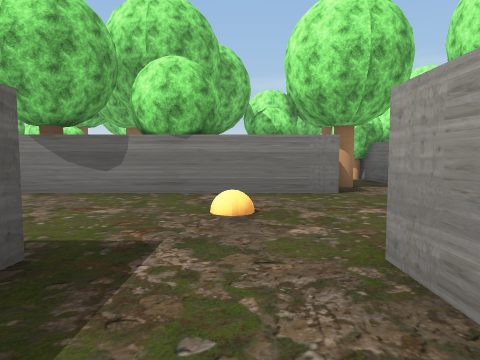
view 1 (above)

16 first-person views from a walk through a 3-D level made in the Unity game engine. The camera is 1.2 m above the floor, tilts 4° down and sees 75° across. The floor is counted in squares, 2 m on a side. Each view is taken from the middle of a square. On the plan, view 1 faces up. The plan holds only what a view shows up to about 9 squares ahead; the rest is blank. The place goes on beyond the plan. Some trees and plants on the terrain are drawn as simple stand-ins. The player is left out.

view 2
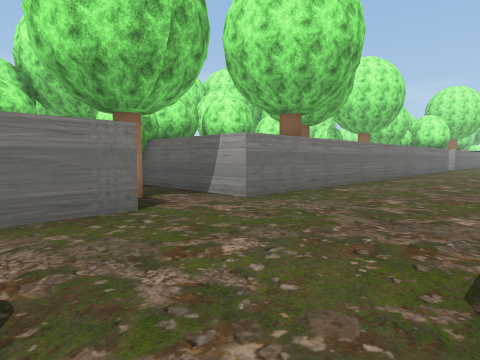

view 3
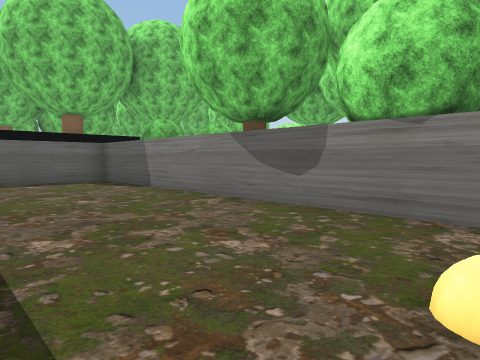

view 4
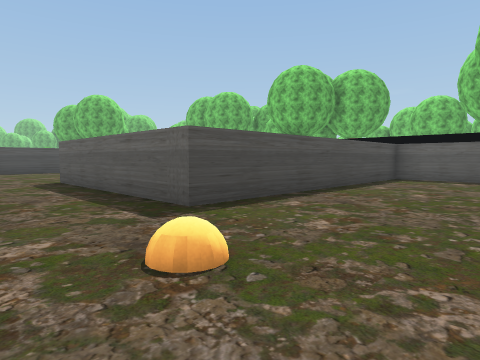

view 5
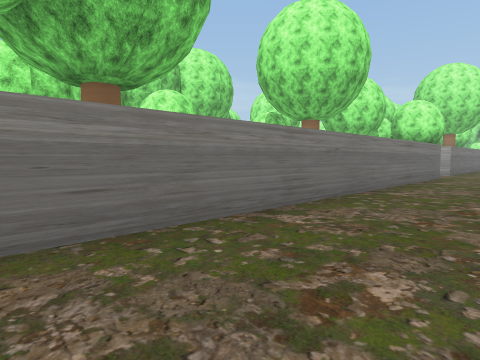

view 6
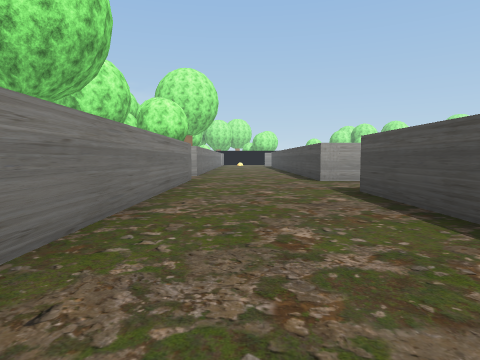

view 7
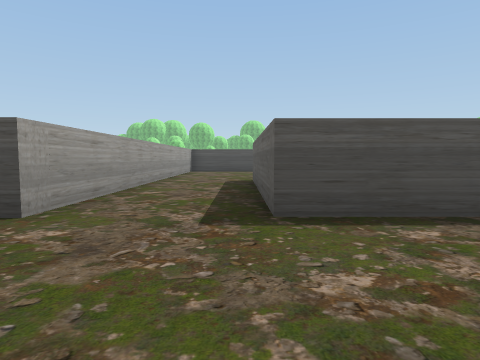

view 8
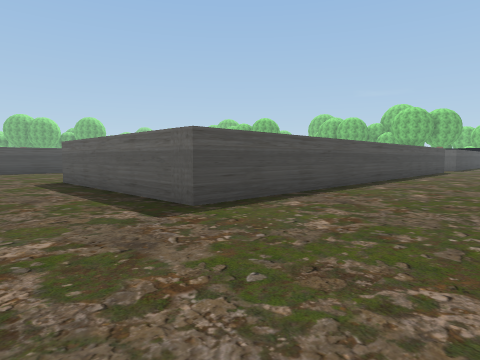

view 9
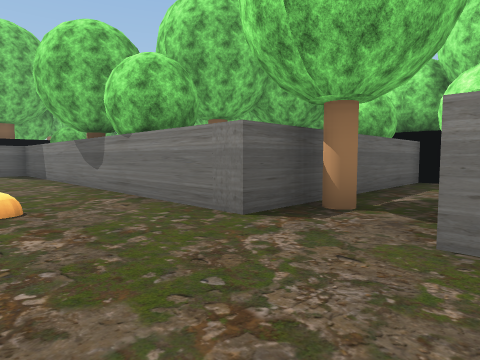

view 10
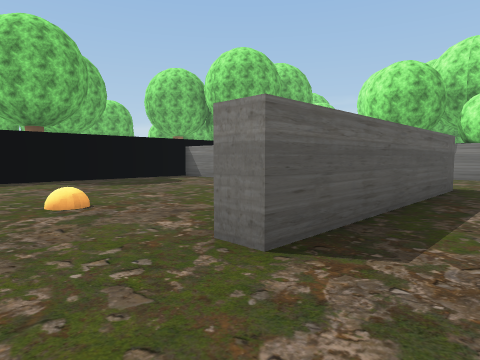

view 11
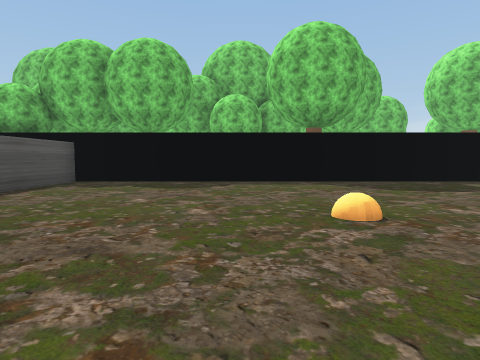

view 12
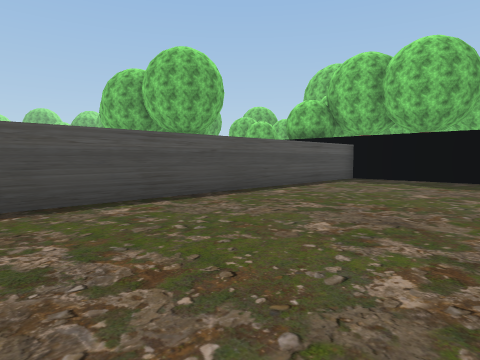

view 13
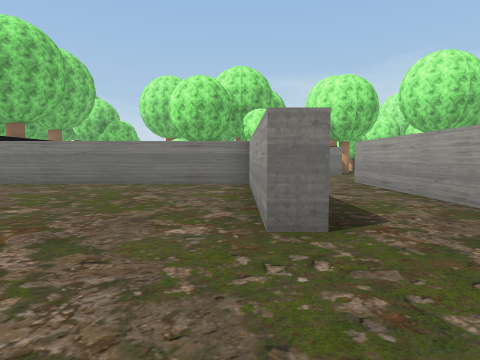

view 14
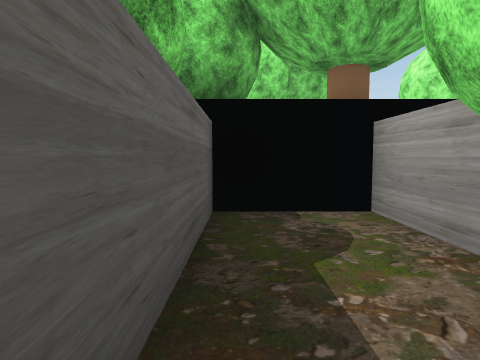

view 15
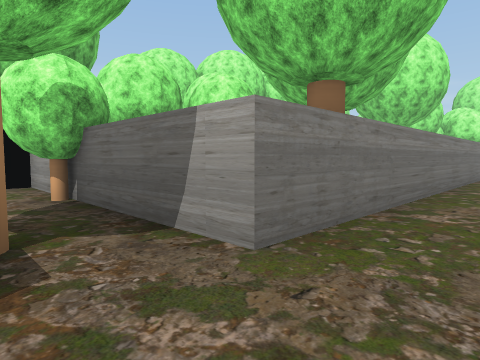

view 16
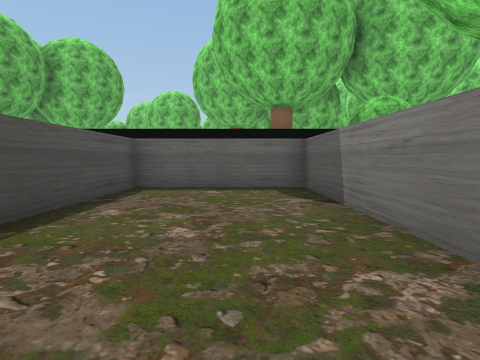

### Floor plan
Points are (right, up) in squares from view 1. A wall is a line through its corners. A room is listed if a view was taken in it or the views show most of it. See-through windows are left out.
Room 1 (views 1, 2, 3, 4, 5, 6, 7, 8, 9, 14, 15, 16)
walls: (6.4, 1.8) (13.6, 1.8) (13.6, -3.5); (1.7, 6.2) (1.7, 5.3) (-2.5, 5.3); (0.9, -2.4) (0.9, 1.9); (-4.4, 5.3) (-8.5, 5.3) (-8.5, 1.8) (-1.3, 1.8) (-1.3, -3.5); (16.5, 5.3) (3.5, 5.3) (3.5, 11.5) (1.7, 11.5) (1.7, 8); (16.2, -4) (16.2, 2)
ways out: opening at (-0.5, -3.5) to room 2; opening at (14.5, -3.5)
objects: tree (-4, 6) to (-3, 6); tree (-1, 6); orange ball (0, 3); tree (2, 7); tree (3, 9); tree (6, 6)
Room 2 (views 10, 11, 12, 13)
walls: (-1.3, -3.5) (-1.8, -3.5) (-1.8, 0.8); (-1.8, 1.3) (-7.6, 1.3); (-9, 1.2) (-9, -9.2) (-0.5, -9.2)
ways out: opening at (-0.5, -3.5) to room 1
objects: orange ball (-4, -4)

Positions as (right, up) in squares from view 1, and headings:
1: (0, 0), facing up
2: (0, 2), facing up-right
3: (0, 2), facing up-left
4: (1, 5), facing down-left
5: (6, 3), facing up-right
6: (8, 4), facing right
7: (14, 5), facing down
8: (16, 5), facing down-left
9: (4, 3), facing up-left
10: (0, -5), facing up-left
11: (-1, -5), facing left
12: (0, -5), facing down-left
13: (-2, -6), facing up
14: (2, 8), facing up
15: (2, 4), facing up-right
16: (-2, 4), facing left
